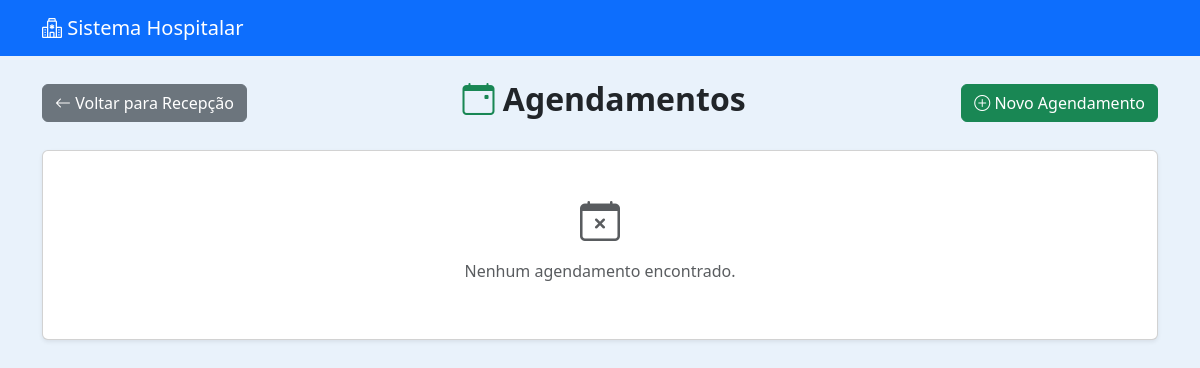
The page /recepcao/lista/ (signed in) on the database as committed earlier.
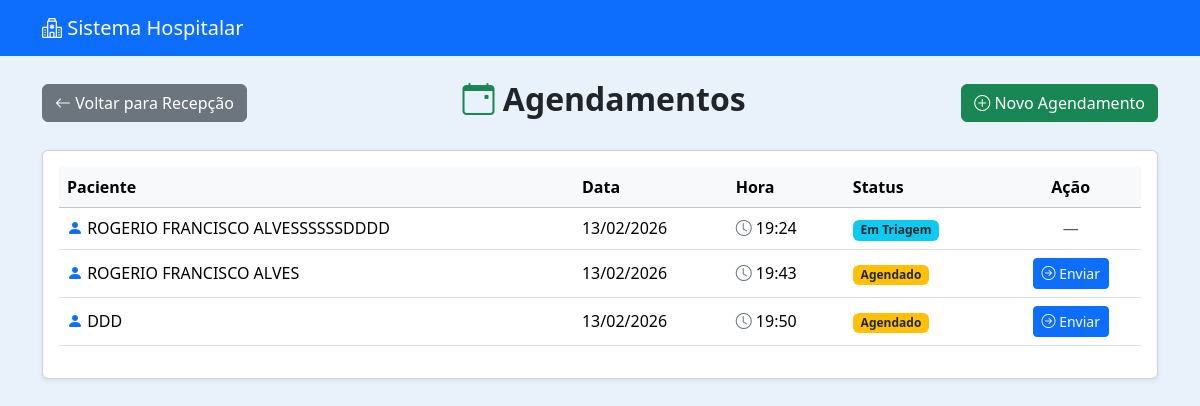
The same page on the database as committed later.
### recepcao/models.py (models this page shows, shortened)
class Agendamento(models.Model):
    STATUS_CHOICES = [
        ('AGENDADO', 'Agendado'),
        ('TRIAGEM', 'Em Triagem'),
        ('FINALIZADO', 'Finalizado'),
    ]
    paciente = models.ForeignKey(Paciente, on_delete=models.CASCADE)
    data = models.DateField()
    hora = models.TimeField()
    criado_por = models.ForeignKey(User, on_delete=models.SET_NULL, null=True)
    status = models.CharField(max_length=20, choices=STATUS_CHOICES, default='AGENDADO')
    criado_em = models.DateTimeField(auto_now_add=True)

### pacientes/models.py (models this page shows, shortened)
class Paciente(models.Model):
    nome = models.CharField(max_length=100)
    nome_social = models.CharField(max_length=100, blank=True, null=True)
    nome_mae = models.CharField(max_length=100)
    nome_pai = models.CharField(max_length=100, blank=True, null=True)
    cpf = models.CharField(
        max_length=14,
        unique=True,
        validators=[
            RegexValidator(
                r'^\d{3}\.\d{3}\.\d{3}-\d{2}$',
                'CPF inválido! Use XXX.XXX.XXX-XX'
            )
        ]
    )
    data_nascimento = models.DateField()
    SEXO_BIOLOGICO_CHOICES = [
        ('M', 'Masculino'),
        ('F', 'Feminino'),
        ('I', 'Intersexo'),
    ]
    sexo_biologico = models.CharField(max_length=1, choices=SEXO_BIOLOGICO_CHOICES)
    identidade_genero = models.CharField(max_length=50)
    orientacao_sexual = models.CharField(max_length=50)
    NACIONALIDADE_CHOICES = [
        ('BRASILEIRA', 'Brasileira'),
        ('ARGENTINA', 'Argentina'),
        ('BOLIVIANA', 'Boliviana'),
        ('CHILENA', 'Chilena'),
        ('COLOMBIANA', 'Colombiana'),
        ('PARAGUAIA', 'Paraguaia'),
        ('PERUANA', 'Peruana'),
        ('URUGUAIA', 'Uruguaia'),
        ('VENEZUELANA', 'Venezuelana'),
        ('OUTRA', 'Outra'),
    ]
    nacionalidade = models.CharField(
        max_length=20,
        choices=NACIONALIDADE_CHOICES,
        default='BRASILEIRA'
    )
    naturalidade = models.CharField(max_length=100)
    RACA_COR_CHOICES = [
        ('BRANCA', 'Branca'),
        ('PRETA', 'Preta'),
        ('PARDA', 'Parda'),
        ('AMARELA', 'Amarela'),
        ('INDIGENA', 'Indígena'),
    ]
    raca_cor = models.CharField(max_length=10, choices=RACA_COR_CHOICES)
    ESTADO_CIVIL_CHOICES = [
        ('SOLTEIRO', 'Solteiro(a)'),
        ('CASADO', 'Casado(a)'),
        ('DIVORCIADO', 'Divorciado(a)'),
        ('VIUVO', 'Viúvo(a)'),
        ('UNIAO_ESTAVEL', 'União Estável'),
    ]
    estado_civil = models.CharField(max_length=20, choices=ESTADO_CIVIL_CHOICES)
    ESCOLARIDADE_CHOICES = [
        ('SEM_INSTRUCAO', 'Sem instrução'),
        ('FUNDAMENTAL_INCOMPLETO', 'Fundamental incompleto'),
        ('FUNDAMENTAL_COMPLETO', 'Fundamental completo'),
        ('MEDIO_INCOMPLETO', 'Médio incompleto'),
        ('MEDIO_COMPLETO', 'Médio completo'),
        ('SUPERIOR_INCOMPLETO', 'Superior incompleto'),
        ('SUPERIOR_COMPLETO', 'Superior completo'),
        ('POS_GRADUACAO', 'Pós-graduação'),
        ('MESTRADO', 'Mestrado'),
        ('DOUTORADO', 'Doutorado'),
    ]
    escolaridade = models.CharField(max_length=30, choices=ESCOLARIDADE_CHOICES)
    profissao = models.CharField(max_length=50)
    rg = models.CharField(max_length=20)
    orgao_emissor = models.CharField(max_length=10)
    UF_CHOICES = [
        ('AC','AC'), ('AL','AL'), ('AP','AP'), ('AM','AM'),
        ('BA','BA'), ('CE','CE'), ('DF','DF'), ('ES','ES'),
        ('GO','GO'), ('MA','MA'), ('MT','MT'), ('MS','MS'),
        ('MG','MG'), ('PA','PA'), ('PB','PB'), ('PR','PR'),
        ('PE','PE'), ('PI','PI'), ('RJ','RJ'), ('RN','RN'),
        ('RS','RS'), ('RO','RO'), ('RR','RR'), ('SC','SC'),
        ('SP','SP'), ('SE','SE'), ('TO','TO'),
    ]
    uf_rg = models.CharField(max_length=2, choices=UF_CHOICES)
    cep = models.CharField(
        max_length=9,
        validators=[
            RegexValidator(
                r'^\d{5}-\d{3}$',
                'CEP inválido! Use XXXXX-XXX'
            )
        ]
    )
    endereco = models.CharField(max_length=100)
    numero = models.CharField(max_length=10)
    complemento = models.CharField(max_length=50, blank=True, null=True)
    bairro = models.CharField(max_length=50)
    municipio = models.CharField(max_length=50)
    uf = models.CharField(max_length=2, choices=UF_CHOICES)
    ZONA_CHOICES = [
        ('URBANA', 'Urbana'),
        ('RURAL', 'Rural'),
    ]
    zona = models.CharField(max_length=6, choices=ZONA_CHOICES)
    telefone_fixo = models.CharField(
        max_length=15,
        blank=True,
        null=True,
        validators=[
            RegexValidator(
                r'^\(\d{2}\)\s\d{4}-\d{4}$',
                'Telefone inválido! Use (XX) XXXX-XXXX'
            )
        ]
    )
    celular = models.CharField(
        max_length=15,
        validators=[
            RegexValidator(
                r'^\(\d{2}\)\s\d{5}-\d{4}$',
                'Celular inválido! Use (XX) XXXXX-XXXX'
            )
        ]
    )
    whatsapp = models.BooleanField(default=False)
    email = models.EmailField(blank=True, null=True)
    cartao_sus = models.CharField(max_length=18, blank=True, null=True)
    criado_por = models.ForeignKey(
        User,
        on_delete=models.SET_NULL,
        null=True,
        blank=True,
        related_name='pacientes_criados'
    )
    data_criacao = models.DateTimeField(default=timezone.now, editable=False)
    data_atualizacao = models.DateTimeField(auto_now=True)

### recepcao/views.py (the view)
# urls.py: path('lista/', views.lista_agendamentos, name='lista_agendamentos'),
@login_required
def lista_agendamentos(request):
    agendamentos = Agendamento.objects.all().order_by('-data')
    return render(request, 'recepcao/lista.html', {'agendamentos': agendamentos})

### recepcao/templates/recepcao/lista.html (shortened to what this page needs)
{% extends 'usuarios/base.html' %}
{% block content %}
<div class="d-flex justify-content-between align-items-center mb-4">
    <a href="{% url 'recepcao_dashboard' %}" class="btn btn-secondary">
        <i class="bi bi-arrow-left"></i> Voltar para Recepção
    </a>
    <h2 class="fw-bold">
        <i class="bi bi-calendar-event text-success"></i>
        Agendamentos
    </h2>
    <a href="{% url 'agendar_paciente' %}" class="btn btn-success">
        <i class="bi bi-plus-circle"></i> Novo Agendamento
    </a>
</div>
<div class="card shadow-sm">
    <div class="card-body">
        {% if agendamentos %}
        <div class="table-responsive">
            <table class="table table-hover align-middle">
                <thead class="table-light">
    <tr>
        <th>Paciente</th>
        <th>Data</th>
        <th>Hora</th>
        <th>Status</th>
        <th class="text-center">Ação</th>
    </tr>
</thead>
<tbody>
    {% for a in agendamentos %}
    <tr>
        <td>
            <i class="bi bi-person-fill text-primary"></i>
            {{ a.paciente.nome }}
        </td>
        <td>
            {{ a.data|date:"d/m/Y" }}
        </td>
        <td>
            <i class="bi bi-clock text-secondary"></i>
            {{ a.hora|time:"H:i" }}
        </td>
        <td>
            {% if a.status == "AGENDADO" %}
                <span class="badge bg-warning text-dark">Agendado</span>
            {% elif a.status == "TRIAGEM" %}
                <span class="badge bg-info text-dark">Em Triagem</span>
            {% elif a.status == "FINALIZADO" %}
                <span class="badge bg-success">Finalizado</span>
            {% endif %}
        </td>
        <td class="text-center">
            {% if a.status == "AGENDADO" %}
                <a href="{% url 'enviar_para_triagem' a.id %}"
                   class="btn btn-sm btn-primary">
                    <i class="bi bi-arrow-right-circle"></i>
                    Enviar
                </a>
            {% else %}
                <span class="text-muted">—</span>
            {% endif %}
        </td>
    </tr>
    {% endfor %}
</tbody>
            </table>
        </div>
        {% else %}
            <div class="text-center py-4">
                <i class="bi bi-calendar-x fs-1 text-muted"></i>
                <p class="text-muted mt-2">Nenhum agendamento encontrado.</p>
            </div>
        {% endif %}
    </div>
</div>
{% endblock %}

Rows that differ between the two databases and show on the page:
added Agendamento: paciente.nome "ROGERIO FRANCISCO ALVESSSSSSDDDD", data "13/02/2026", hora "19:24", status "Em Triagem"
added Agendamento: paciente.nome "ROGERIO FRANCISCO ALVES", data "13/02/2026", hora "19:43", status "Agendado"
added Agendamento: paciente.nome "DDD", data "13/02/2026", hora "19:50", status "Agendado"
Other text that changed with them:
text no longer shown: "Nenhum agendamento encontrado."
text now shown: "Paciente Data Hora Status Ação"
